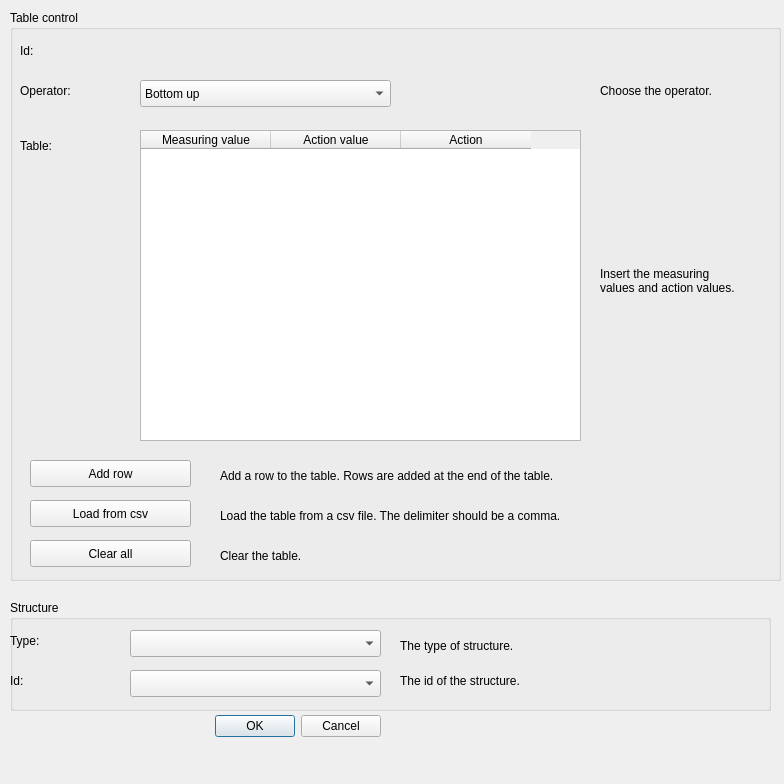
<?xml version="1.0" encoding="UTF-8"?>
<ui version="4.0">
 <class>dialog_create_table_control</class>
 <widget class="QDialog" name="dialog_create_table_control">
  <property name="geometry">
   <rect>
    <x>0</x>
    <y>0</y>
    <width>784</width>
    <height>784</height>
   </rect>
  </property>
  <property name="windowTitle">
   <string>Create table control</string>
  </property>
  <widget class="QDialogButtonBox" name="buttonbox">
   <property name="geometry">
    <rect>
     <x>190</x>
     <y>710</y>
     <width>191</width>
     <height>32</height>
    </rect>
   </property>
   <property name="layoutDirection">
    <enum>Qt::LeftToRight</enum>
   </property>
   <property name="orientation">
    <enum>Qt::Horizontal</enum>
   </property>
   <property name="standardButtons">
    <set>QDialogButtonBox::Cancel|QDialogButtonBox::Ok</set>
   </property>
  </widget>
  <widget class="QGroupBox" name="groupbox_input_rule">
   <property name="geometry">
    <rect>
     <x>10</x>
     <y>10</y>
     <width>771</width>
     <height>571</height>
    </rect>
   </property>
   <property name="title">
    <string>Table control</string>
   </property>
   <widget class="QLabel" name="label_input_rule_operator">
    <property name="geometry">
     <rect>
      <x>10</x>
      <y>70</y>
      <width>71</width>
      <height>21</height>
     </rect>
    </property>
    <property name="text">
     <string>Operator: </string>
    </property>
   </widget>
   <widget class="QComboBox" name="combobox_input_rule_operator">
    <property name="geometry">
     <rect>
      <x>130</x>
      <y>70</y>
      <width>251</width>
      <height>27</height>
     </rect>
    </property>
    <item>
     <property name="text">
      <string>Bottom up</string>
     </property>
    </item>
    <item>
     <property name="text">
      <string>Top down</string>
     </property>
    </item>
   </widget>
   <widget class="QTableWidget" name="tablewidget_input_rule_table_control">
    <property name="geometry">
     <rect>
      <x>130</x>
      <y>120</y>
      <width>441</width>
      <height>311</height>
     </rect>
    </property>
    <property name="editTriggers">
     <set>QAbstractItemView::AllEditTriggers</set>
    </property>
    <attribute name="horizontalHeaderDefaultSectionSize">
     <number>130</number>
    </attribute>
    <column>
     <property name="text">
      <string>Measuring value</string>
     </property>
    </column>
    <column>
     <property name="text">
      <string>Action value</string>
     </property>
    </column>
    <column>
     <property name="text">
      <string>Action</string>
     </property>
    </column>
   </widget>
   <widget class="QLabel" name="label_input_rule_table_control">
    <property name="geometry">
     <rect>
      <x>10</x>
      <y>120</y>
      <width>101</width>
      <height>31</height>
     </rect>
    </property>
    <property name="text">
     <string>Table:</string>
    </property>
   </widget>
   <widget class="QPushButton" name="pushbutton_input_rule_load_from_csv">
    <property name="geometry">
     <rect>
      <x>20</x>
      <y>490</y>
      <width>161</width>
      <height>27</height>
     </rect>
    </property>
    <property name="text">
     <string>Load from csv</string>
    </property>
   </widget>
   <widget class="QPushButton" name="pushbutton_input_rule_add_row">
    <property name="geometry">
     <rect>
      <x>20</x>
      <y>450</y>
      <width>161</width>
      <height>27</height>
     </rect>
    </property>
    <property name="text">
     <string>Add row</string>
    </property>
   </widget>
   <widget class="QLabel" name="label_input_rule_operator_info">
    <property name="geometry">
     <rect>
      <x>590</x>
      <y>70</y>
      <width>161</width>
      <height>21</height>
     </rect>
    </property>
    <property name="text">
     <string>Choose the operator.</string>
    </property>
   </widget>
   <widget class="QLabel" name="label_input_rule_table_info">
    <property name="geometry">
     <rect>
      <x>590</x>
      <y>110</y>
      <width>171</width>
      <height>321</height>
     </rect>
    </property>
    <property name="text">
     <string>Insert the measuring 
values and action values.</string>
    </property>
   </widget>
   <widget class="QLabel" name="label_input_rule_add_row_info">
    <property name="geometry">
     <rect>
      <x>210</x>
      <y>450</y>
      <width>541</width>
      <height>31</height>
     </rect>
    </property>
    <property name="text">
     <string>Add a row to the table. Rows are added at the end of the table.</string>
    </property>
   </widget>
   <widget class="QLabel" name="label_input_rule_load_from_csv_info">
    <property name="geometry">
     <rect>
      <x>210</x>
      <y>480</y>
      <width>561</width>
      <height>51</height>
     </rect>
    </property>
    <property name="text">
     <string>Load the table from a csv file. The delimiter should be a comma.</string>
    </property>
   </widget>
   <widget class="QPushButton" name="pushbutton_input_rule_clear">
    <property name="geometry">
     <rect>
      <x>20</x>
      <y>530</y>
      <width>161</width>
      <height>27</height>
     </rect>
    </property>
    <property name="text">
     <string>Clear all</string>
    </property>
   </widget>
   <widget class="QLabel" name="label_input_rule_clear">
    <property name="geometry">
     <rect>
      <x>210</x>
      <y>530</y>
      <width>561</width>
      <height>31</height>
     </rect>
    </property>
    <property name="text">
     <string>Clear the table.</string>
    </property>
   </widget>
   <widget class="QLabel" name="label_input_rule_id">
    <property name="geometry">
     <rect>
      <x>10</x>
      <y>30</y>
      <width>71</width>
      <height>21</height>
     </rect>
    </property>
    <property name="text">
     <string>Id:</string>
    </property>
   </widget>
   <widget class="QLabel" name="label_input_rule_id_number">
    <property name="geometry">
     <rect>
      <x>130</x>
      <y>30</y>
      <width>621</width>
      <height>21</height>
     </rect>
    </property>
    <property name="text">
     <string/>
    </property>
   </widget>
  </widget>
  <widget class="QGroupBox" name="groupBox">
   <property name="geometry">
    <rect>
     <x>10</x>
     <y>600</y>
     <width>761</width>
     <height>111</height>
    </rect>
   </property>
   <property name="title">
    <string>Structure</string>
   </property>
   <widget class="QComboBox" name="combobox_input_structure_table">
    <property name="geometry">
     <rect>
      <x>120</x>
      <y>30</y>
      <width>251</width>
      <height>27</height>
     </rect>
    </property>
   </widget>
   <widget class="QComboBox" name="combobox_input_structure_id">
    <property name="geometry">
     <rect>
      <x>120</x>
      <y>70</y>
      <width>251</width>
      <height>27</height>
     </rect>
    </property>
   </widget>
   <widget class="QLabel" name="label_input_structure_type">
    <property name="geometry">
     <rect>
      <x>0</x>
      <y>30</y>
      <width>101</width>
      <height>21</height>
     </rect>
    </property>
    <property name="text">
     <string>Type:</string>
    </property>
   </widget>
   <widget class="QLabel" name="label_input_structure_id">
    <property name="geometry">
     <rect>
      <x>0</x>
      <y>70</y>
      <width>101</width>
      <height>21</height>
     </rect>
    </property>
    <property name="text">
     <string>Id:</string>
    </property>
   </widget>
   <widget class="QLabel" name="label_input_structure_type_2">
    <property name="geometry">
     <rect>
      <x>390</x>
      <y>30</y>
      <width>371</width>
      <height>31</height>
     </rect>
    </property>
    <property name="text">
     <string>The type of structure.</string>
    </property>
   </widget>
   <widget class="QLabel" name="label_input_structure_type_3">
    <property name="geometry">
     <rect>
      <x>390</x>
      <y>70</y>
      <width>361</width>
      <height>21</height>
     </rect>
    </property>
    <property name="text">
     <string>The id of the structure.</string>
    </property>
   </widget>
  </widget>
 </widget>
 <resources/>
 <connections>
  <connection>
   <sender>buttonbox</sender>
   <signal>accepted()</signal>
   <receiver>dialog_create_table_control</receiver>
   <slot>accept()</slot>
   <hints>
    <hint type="sourcelabel">
     <x>248</x>
     <y>254</y>
    </hint>
    <hint type="destinationlabel">
     <x>157</x>
     <y>274</y>
    </hint>
   </hints>
  </connection>
  <connection>
   <sender>buttonbox</sender>
   <signal>rejected()</signal>
   <receiver>dialog_create_table_control</receiver>
   <slot>reject()</slot>
   <hints>
    <hint type="sourcelabel">
     <x>316</x>
     <y>260</y>
    </hint>
    <hint type="destinationlabel">
     <x>286</x>
     <y>274</y>
    </hint>
   </hints>
  </connection>
 </connections>
</ui>
